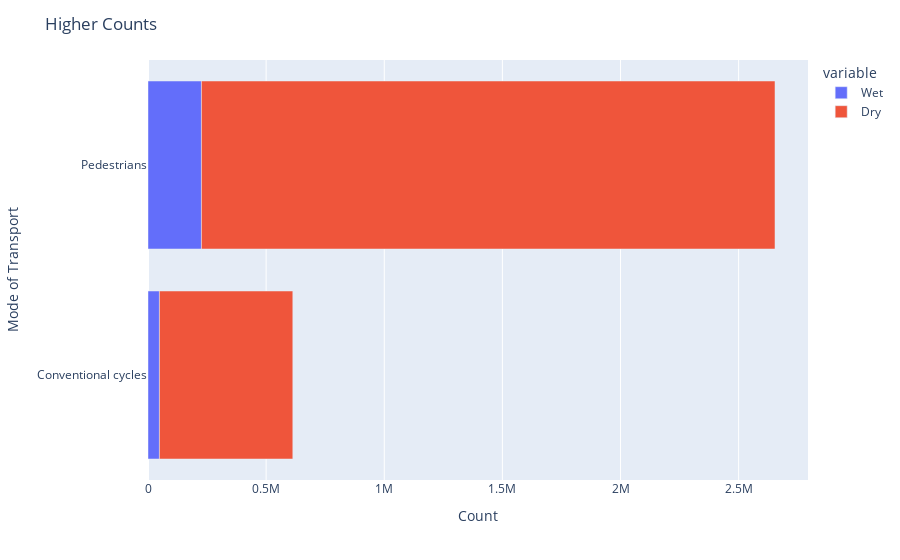
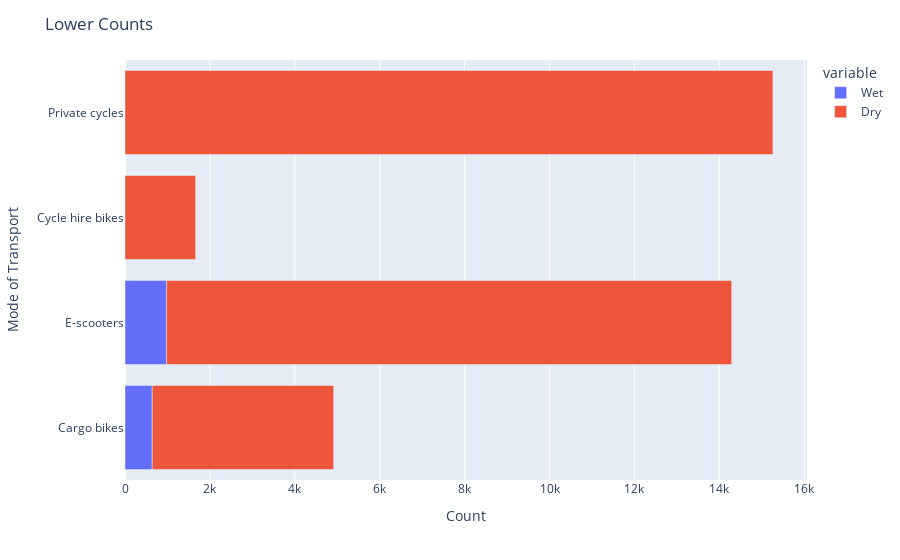

The code cell stored with these charts, in order, in its notebook:
### Markdown cell above
## The Call for Infrastructure Investments

### Code cell
# empty dataframe
df4 = pd.DataFrame(columns = ['Mode','Wet','Dry'])

# list of unique modes
modes = df['Mode'].unique()
# series of wet
wet = df[df['Weather'] == 'Wet']
wet = wet['Count'].groupby(df['Mode']).sum().reset_index(name = 'Wet')
# series of dry
dry = df[df['Weather'] == 'Dry']
dry = dry['Count'].groupby(df['Mode']).sum().reset_index(name = 'Dry')

# combine for final df
df4['Mode'] = modes
df4 = pd.merge(wet,dry, on='Mode', how='outer')
# print(df4)
# check for nulls
nulldf4 = df4.isnull()
# print(nulldf4)
# find out why there are nulls
pc = False
for i in range(len(df['Mode'])):
    if df.loc[i, 'Mode'] == 'Private cycles' and df.loc[i, 'Weather'] == 'Wet':
        pc = True
# print(pc)
# fix nulls
df4['Wet'] = df4['Wet'].fillna(0)
nulldf4 = df4.isnull()
# print(nulldf4)

# print(df4.describe())
# subplot option
fig = make_subplots(rows=1, cols=2, subplot_titles=('Higher Counts', 'Lower Counts'))

anomaly = df4[df4['Mode'].isin(['Pedestrians','Conventional cycles'])]
rest = df4[~df4['Mode'].isin(['Pedestrians','Conventional cycles'])]
fig1 = px.bar(anomaly, y = 'Mode', x = ['Wet','Dry'])
fig1.update_layout(xaxis_title = 'Count', yaxis_title = 'Mode of Transport', title = 'Higher Counts')
fig1.show()
fig2 = px.bar(rest, y = 'Mode', x = ['Wet','Dry'])
fig2.update_layout(xaxis_title = 'Count', yaxis_title = 'Mode of Transport', title = 'Lower Counts')
fig2.show()

# print("Conventional Cycles ratio to Pedestrian (Dry):",df4['Dry'].loc[1]/df4['Dry'].loc[3])
# print("Conventional Cycles ratio to Pedestrian (Wet):",df4['Wet'].loc[1]/df4['Wet'].loc[3])

# plot
# fig = px.bar(df4, x = 'Mode', y = ['Wet','Dry'], title = 'Mode vs. Weather Segmented Bar Chart')
# fig.show()

### Figure 1 — Plotly figure (JSON) as saved in the notebook; plotly's stock layout.template omitted (floating-point values rounded to 4 significant figures)
{"data": [{"alignmentgroup": "True", "hovertemplate": "variable=Wet<br>value=%{x}<br>Mode=%{y}<extra></extra>", "legendgroup": "Wet", "marker": {"color": "#636efa", "pattern": {"shape": ""}}, "name": "Wet", "offsetgroup": "Wet", "orientation": "h", "showlegend": true, "textposition": "auto", "type": "bar", "x": [48398, 226189], "xaxis": "x", "y": ["Conventional cycles", "Pedestrians"], "yaxis": "y"}, {"alignmentgroup": "True", "hovertemplate": "variable=Dry<br>value=%{x}<br>Mode=%{y}<extra></extra>", "legendgroup": "Dry", "marker": {"color": "#EF553B", "pattern": {"shape": ""}}, "name": "Dry", "offsetgroup": "Dry", "orientation": "h", "showlegend": true, "textposition": "auto", "type": "bar", "x": [564541, 2427795], "xaxis": "x", "y": ["Conventional cycles", "Pedestrians"], "yaxis": "y"}], "layout": {"barmode": "relative", "legend": {"title": {"text": "variable"}, "tracegroupgap": 0}, "margin": {"t": 60}, "title": {"text": "Higher Counts"}, "xaxis": {"anchor": "y", "domain": [0, 1], "title": {"text": "Count"}}, "yaxis": {"anchor": "x", "domain": [0, 1], "title": {"text": "Mode of Transport"}}}}

### Figure 2 — Plotly figure (JSON) as saved in the notebook; plotly's stock layout.template omitted (floating-point values rounded to 4 significant figures)
{"data": [{"alignmentgroup": "True", "hovertemplate": "variable=Wet<br>value=%{x}<br>Mode=%{y}<extra></extra>", "legendgroup": "Wet", "marker": {"color": "#636efa", "pattern": {"shape": ""}}, "name": "Wet", "offsetgroup": "Wet", "orientation": "h", "showlegend": true, "textposition": "auto", "type": "bar", "x": [641, 980, 0, 0], "xaxis": "x", "y": ["Cargo bikes", "E-scooters", "Cycle hire bikes", "Private cycles"], "yaxis": "y"}, {"alignmentgroup": "True", "hovertemplate": "variable=Dry<br>value=%{x}<br>Mode=%{y}<extra></extra>", "legendgroup": "Dry", "marker": {"color": "#EF553B", "pattern": {"shape": ""}}, "name": "Dry", "offsetgroup": "Dry", "orientation": "h", "showlegend": true, "textposition": "auto", "type": "bar", "x": [4274, 13311, 1664, 15262], "xaxis": "x", "y": ["Cargo bikes", "E-scooters", "Cycle hire bikes", "Private cycles"], "yaxis": "y"}], "layout": {"barmode": "relative", "legend": {"title": {"text": "variable"}, "tracegroupgap": 0}, "margin": {"t": 60}, "title": {"text": "Lower Counts"}, "xaxis": {"anchor": "y", "domain": [0, 1], "title": {"text": "Count"}}, "yaxis": {"anchor": "x", "domain": [0, 1], "title": {"text": "Mode of Transport"}}}}
